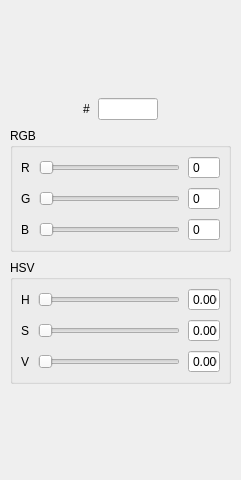
<?xml version="1.0" encoding="UTF-8"?>
<ui version="4.0">
 <class>ScrollCube</class>
 <widget class="QWidget" name="ScrollCube">
  <property name="geometry">
   <rect>
    <x>0</x>
    <y>0</y>
    <width>241</width>
    <height>480</height>
   </rect>
  </property>
  <property name="sizePolicy">
   <sizepolicy hsizetype="Preferred" vsizetype="Preferred">
    <horstretch>0</horstretch>
    <verstretch>0</verstretch>
   </sizepolicy>
  </property>
  <property name="baseSize">
   <size>
    <width>0</width>
    <height>0</height>
   </size>
  </property>
  <property name="windowTitle">
   <string notr="true">Form</string>
  </property>
  <layout class="QGridLayout" name="gridLayout">
   <property name="leftMargin">
    <number>10</number>
   </property>
   <property name="topMargin">
    <number>10</number>
   </property>
   <property name="rightMargin">
    <number>10</number>
   </property>
   <property name="bottomMargin">
    <number>10</number>
   </property>
   <property name="spacing">
    <number>8</number>
   </property>
   <item row="0" column="0" colspan="4">
    <widget class="QWidget" name="cube_color" native="true">
     <property name="minimumSize">
      <size>
       <width>100</width>
       <height>80</height>
      </size>
     </property>
     <property name="maximumSize">
      <size>
       <width>16777215</width>
       <height>16777215</height>
      </size>
     </property>
    </widget>
   </item>
   <item row="1" column="0">
    <spacer name="hsp_r">
     <property name="orientation">
      <enum>Qt::Horizontal</enum>
     </property>
     <property name="sizeHint" stdset="0">
      <size>
       <width>62</width>
       <height>16</height>
      </size>
     </property>
    </spacer>
   </item>
   <item row="1" column="1">
    <widget class="QLabel" name="sharp">
     <property name="text">
      <string notr="true">#</string>
     </property>
    </widget>
   </item>
   <item row="1" column="2">
    <widget class="QLineEdit" name="le_hec">
     <property name="minimumSize">
      <size>
       <width>60</width>
       <height>0</height>
      </size>
     </property>
     <property name="maximumSize">
      <size>
       <width>60</width>
       <height>16777215</height>
      </size>
     </property>
     <property name="focusPolicy">
      <enum>Qt::StrongFocus</enum>
     </property>
     <property name="contextMenuPolicy">
      <enum>Qt::NoContextMenu</enum>
     </property>
     <property name="maxLength">
      <number>6</number>
     </property>
     <property name="alignment">
      <set>Qt::AlignLeading|Qt::AlignLeft|Qt::AlignVCenter</set>
     </property>
    </widget>
   </item>
   <item row="1" column="3">
    <spacer name="hsp_l">
     <property name="orientation">
      <enum>Qt::Horizontal</enum>
     </property>
     <property name="sizeHint" stdset="0">
      <size>
       <width>62</width>
       <height>16</height>
      </size>
     </property>
    </spacer>
   </item>
   <item row="2" column="0" colspan="4">
    <widget class="QGroupBox" name="gbox_rgb">
     <property name="title">
      <string notr="true">RGB</string>
     </property>
     <layout class="QGridLayout" name="gbox_rgb_grid_layout">
      <property name="leftMargin">
       <number>8</number>
      </property>
      <property name="topMargin">
       <number>8</number>
      </property>
      <property name="rightMargin">
       <number>8</number>
      </property>
      <property name="bottomMargin">
       <number>8</number>
      </property>
      <property name="spacing">
       <number>8</number>
      </property>
      <item row="0" column="0">
       <widget class="QLabel" name="lb_rgb_r">
        <property name="text">
         <string notr="true">R</string>
        </property>
       </widget>
      </item>
      <item row="0" column="1">
       <widget class="QSlider" name="hs_rgb_r">
        <property name="maximumSize">
         <size>
          <width>16777215</width>
          <height>16777215</height>
         </size>
        </property>
        <property name="maximum">
         <number>255</number>
        </property>
        <property name="pageStep">
         <number>0</number>
        </property>
        <property name="orientation">
         <enum>Qt::Horizontal</enum>
        </property>
       </widget>
      </item>
      <item row="0" column="2">
       <widget class="QSpinBox" name="sp_rgb_r">
        <property name="minimumSize">
         <size>
          <width>32</width>
          <height>0</height>
         </size>
        </property>
        <property name="maximumSize">
         <size>
          <width>32</width>
          <height>16777215</height>
         </size>
        </property>
        <property name="contextMenuPolicy">
         <enum>Qt::NoContextMenu</enum>
        </property>
        <property name="buttonSymbols">
         <enum>QAbstractSpinBox::NoButtons</enum>
        </property>
        <property name="maximum">
         <number>255</number>
        </property>
       </widget>
      </item>
      <item row="1" column="0">
       <widget class="QLabel" name="lb_rgb_g">
        <property name="text">
         <string notr="true">G</string>
        </property>
       </widget>
      </item>
      <item row="1" column="1">
       <widget class="QSlider" name="hs_rgb_g">
        <property name="maximumSize">
         <size>
          <width>16777215</width>
          <height>16777215</height>
         </size>
        </property>
        <property name="maximum">
         <number>255</number>
        </property>
        <property name="pageStep">
         <number>0</number>
        </property>
        <property name="orientation">
         <enum>Qt::Horizontal</enum>
        </property>
       </widget>
      </item>
      <item row="1" column="2">
       <widget class="QSpinBox" name="sp_rgb_g">
        <property name="minimumSize">
         <size>
          <width>32</width>
          <height>0</height>
         </size>
        </property>
        <property name="maximumSize">
         <size>
          <width>32</width>
          <height>16777215</height>
         </size>
        </property>
        <property name="contextMenuPolicy">
         <enum>Qt::NoContextMenu</enum>
        </property>
        <property name="buttonSymbols">
         <enum>QAbstractSpinBox::NoButtons</enum>
        </property>
        <property name="maximum">
         <number>255</number>
        </property>
       </widget>
      </item>
      <item row="2" column="0">
       <widget class="QLabel" name="lb_rgb_b">
        <property name="text">
         <string notr="true">B</string>
        </property>
       </widget>
      </item>
      <item row="2" column="1">
       <widget class="QSlider" name="hs_rgb_b">
        <property name="maximumSize">
         <size>
          <width>16777215</width>
          <height>16777215</height>
         </size>
        </property>
        <property name="maximum">
         <number>255</number>
        </property>
        <property name="pageStep">
         <number>0</number>
        </property>
        <property name="orientation">
         <enum>Qt::Horizontal</enum>
        </property>
       </widget>
      </item>
      <item row="2" column="2">
       <widget class="QSpinBox" name="sp_rgb_b">
        <property name="minimumSize">
         <size>
          <width>32</width>
          <height>0</height>
         </size>
        </property>
        <property name="maximumSize">
         <size>
          <width>32</width>
          <height>16777215</height>
         </size>
        </property>
        <property name="contextMenuPolicy">
         <enum>Qt::NoContextMenu</enum>
        </property>
        <property name="buttonSymbols">
         <enum>QAbstractSpinBox::NoButtons</enum>
        </property>
        <property name="maximum">
         <number>255</number>
        </property>
       </widget>
      </item>
     </layout>
    </widget>
   </item>
   <item row="3" column="0" colspan="4">
    <widget class="QGroupBox" name="gbox_hsv">
     <property name="title">
      <string notr="true">HSV</string>
     </property>
     <layout class="QGridLayout" name="gbox_hsv_grid_layout">
      <property name="leftMargin">
       <number>8</number>
      </property>
      <property name="topMargin">
       <number>8</number>
      </property>
      <property name="rightMargin">
       <number>8</number>
      </property>
      <property name="bottomMargin">
       <number>8</number>
      </property>
      <property name="spacing">
       <number>8</number>
      </property>
      <item row="0" column="0">
       <widget class="QLabel" name="lb_hsv_h">
        <property name="text">
         <string notr="true">H</string>
        </property>
       </widget>
      </item>
      <item row="0" column="1">
       <widget class="QSlider" name="hs_hsv_h">
        <property name="maximumSize">
         <size>
          <width>16777215</width>
          <height>16777215</height>
         </size>
        </property>
        <property name="maximum">
         <number>359999</number>
        </property>
        <property name="pageStep">
         <number>0</number>
        </property>
        <property name="orientation">
         <enum>Qt::Horizontal</enum>
        </property>
       </widget>
      </item>
      <item row="0" column="2">
       <widget class="QDoubleSpinBox" name="dp_hsv_h">
        <property name="minimumSize">
         <size>
          <width>32</width>
          <height>0</height>
         </size>
        </property>
        <property name="maximumSize">
         <size>
          <width>32</width>
          <height>16777215</height>
         </size>
        </property>
        <property name="contextMenuPolicy">
         <enum>Qt::NoContextMenu</enum>
        </property>
        <property name="buttonSymbols">
         <enum>QAbstractSpinBox::NoButtons</enum>
        </property>
        <property name="decimals">
         <number>3</number>
        </property>
        <property name="maximum">
         <double>360.000000000000000</double>
        </property>
       </widget>
      </item>
      <item row="1" column="0">
       <widget class="QLabel" name="lb_hsv_s">
        <property name="text">
         <string notr="true">S</string>
        </property>
       </widget>
      </item>
      <item row="1" column="1">
       <widget class="QSlider" name="hs_hsv_s">
        <property name="maximumSize">
         <size>
          <width>16777215</width>
          <height>16777215</height>
         </size>
        </property>
        <property name="maximum">
         <number>1000</number>
        </property>
        <property name="pageStep">
         <number>0</number>
        </property>
        <property name="orientation">
         <enum>Qt::Horizontal</enum>
        </property>
       </widget>
      </item>
      <item row="1" column="2">
       <widget class="QDoubleSpinBox" name="dp_hsv_s">
        <property name="minimumSize">
         <size>
          <width>32</width>
          <height>0</height>
         </size>
        </property>
        <property name="maximumSize">
         <size>
          <width>32</width>
          <height>16777215</height>
         </size>
        </property>
        <property name="contextMenuPolicy">
         <enum>Qt::NoContextMenu</enum>
        </property>
        <property name="buttonSymbols">
         <enum>QAbstractSpinBox::NoButtons</enum>
        </property>
        <property name="decimals">
         <number>3</number>
        </property>
        <property name="maximum">
         <double>1.000000000000000</double>
        </property>
        <property name="singleStep">
         <double>0.010000000000000</double>
        </property>
       </widget>
      </item>
      <item row="2" column="0">
       <widget class="QLabel" name="lb_hsv_v">
        <property name="text">
         <string notr="true">V</string>
        </property>
       </widget>
      </item>
      <item row="2" column="1">
       <widget class="QSlider" name="hs_hsv_v">
        <property name="maximumSize">
         <size>
          <width>16777215</width>
          <height>16777215</height>
         </size>
        </property>
        <property name="maximum">
         <number>1000</number>
        </property>
        <property name="pageStep">
         <number>0</number>
        </property>
        <property name="orientation">
         <enum>Qt::Horizontal</enum>
        </property>
       </widget>
      </item>
      <item row="2" column="2">
       <widget class="QDoubleSpinBox" name="dp_hsv_v">
        <property name="minimumSize">
         <size>
          <width>32</width>
          <height>0</height>
         </size>
        </property>
        <property name="maximumSize">
         <size>
          <width>32</width>
          <height>16777215</height>
         </size>
        </property>
        <property name="contextMenuPolicy">
         <enum>Qt::NoContextMenu</enum>
        </property>
        <property name="buttonSymbols">
         <enum>QAbstractSpinBox::NoButtons</enum>
        </property>
        <property name="decimals">
         <number>3</number>
        </property>
        <property name="maximum">
         <double>1.000000000000000</double>
        </property>
        <property name="singleStep">
         <double>0.010000000000000</double>
        </property>
       </widget>
      </item>
     </layout>
    </widget>
   </item>
   <item row="4" column="2">
    <spacer name="verticalSpacer">
     <property name="orientation">
      <enum>Qt::Vertical</enum>
     </property>
     <property name="sizeHint" stdset="0">
      <size>
       <width>20</width>
       <height>27</height>
      </size>
     </property>
    </spacer>
   </item>
  </layout>
 </widget>
 <resources/>
 <connections/>
</ui>
